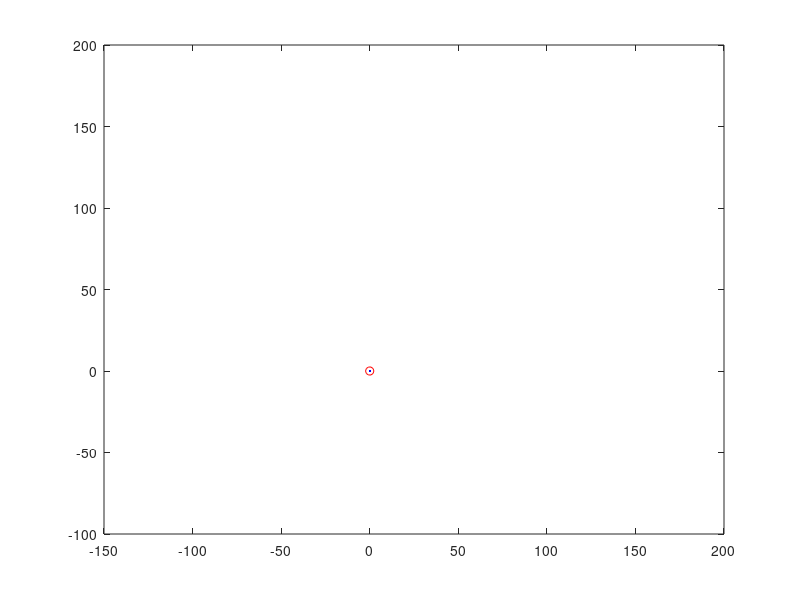

MATLAB code for this plot: (Note: this script raises an error after producing the figure.)
% Random Walk generator and creates a gif
n = 100000; % number of steps taken
rng(12345)
x=zeros(n, 1); % cumulative x and y coordinates
y=zeros(n,1);
for i=2:n
    a=rand(); % random number generated for x and y
    b=rand();
    if(a>0.5) % decision between North/South and East/West
        if(b>0.5) % decision between North and South
            y(i)= y(i-1)+1;
        else
            y(i)= y(i-1)-1;
        end
        x(i)=x(i-1);
    else
        if(b>0.5) % decision between East and West
            x(i)= x(i-1)-1;
        else
            x(i)= x(i-1)+1;
        end
        y(i)=y(i-1);
    end
    
end

% creates gif in increments of 1000
for i=1:1000:100000
    
    h=plot(x(1:i), y(1:i)) % plot the path taken
    axis([-150, 200, -100, 200])
    set(h,'LineWidth',0.01, 'color', 'b')
    hold on;
    plot(0, 0, 'ro') % plots the starting point
    % gif creation
    set(gcf,'color','w'); % set figure background to white
    drawnow;
    frame = getframe(gcf);
    im = frame2im(frame);
    [imind,cm] = rgb2ind(im,256);
    outfile = 'walk.gif';
    
    % creates the file if its the first loop, otherwise appends
    if i==1
        imwrite(imind,cm,outfile,'gif','DelayTime',0,'loopcount',inf);
    else
        imwrite(imind,cm,outfile,'gif','DelayTime',0,'writemode','append');
    end
end